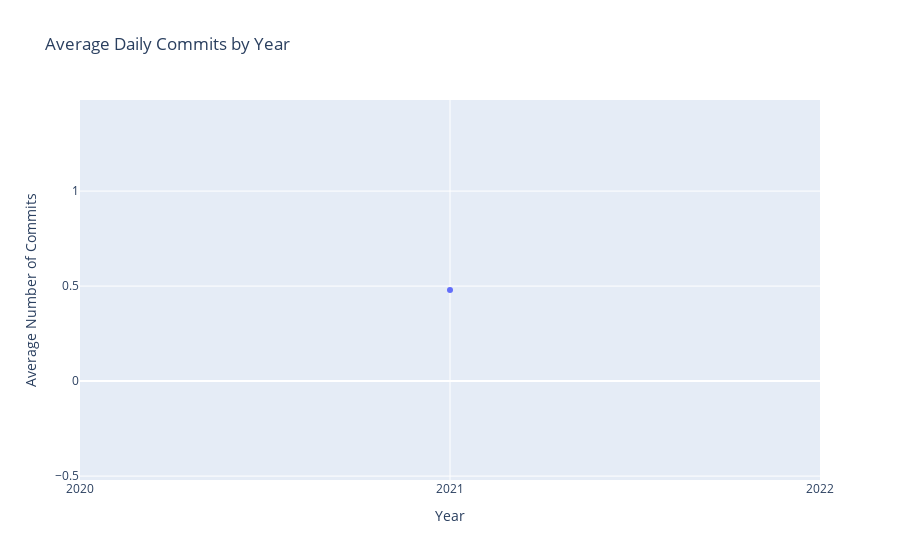

Notebook source saved alongside this figure:
### Code cell
yearly_commits = commits.groupby('commit_year')[['sha']].count()
yearly_commits = yearly_commits.rename(columns = {'sha': 'commits_count'})
yearly_commits['daily_avg'] = yearly_commits['commits_count']/365
fig = go.Figure([go.Scatter(
    x=yearly_commits.index, 
    y=yearly_commits.daily_avg, 
    text=yearly_commits.daily_avg
)])
fig.update_layout(
    title = 'Average Daily Commits by Year', 
    xaxis_title = 'Year', 
    yaxis_title = 'Average Number of Commits',
    xaxis_tickmode = 'linear')
fig.show()

### Figure 1 — Plotly figure (JSON) as saved in the notebook; plotly's stock layout.template omitted (floating-point values rounded to 4 significant figures)
{"data": [{"text": [0.4795], "type": "scatter", "x": [2021], "y": [0.4795]}], "layout": {"title": {"text": "Average Daily Commits by Year"}, "xaxis": {"tickmode": "linear", "title": {"text": "Year"}}, "yaxis": {"title": {"text": "Average Number of Commits"}}}}
